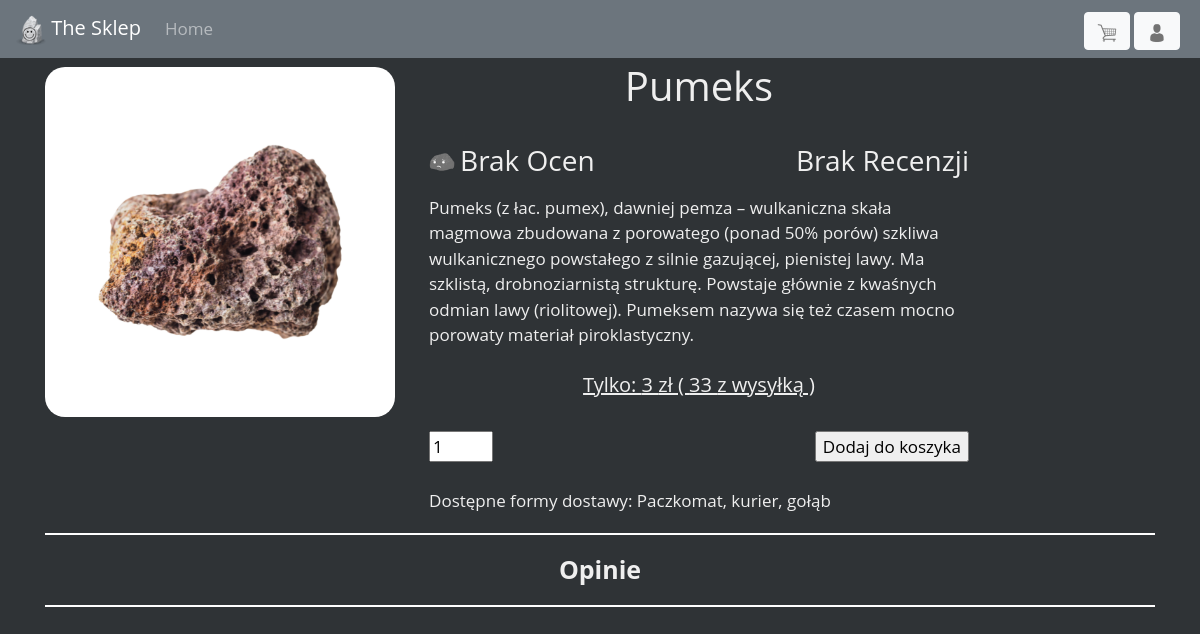
/szczegoly.php?id=2, run on the app's committed database.
### tables this page shows
CREATE TABLE `kamien` (
  `id` int(11) NOT NULL,
  `nazwa` varchar(50) NOT NULL,
  `cena` float NOT NULL,
  `opis_kr` varchar(200) NOT NULL,
  `opis_dl` text NOT NULL,
  `ilosc` int(11) NOT NULL
);

### szczegoly.php (the view, shortened to what this page needs)
<!doctype html>
<html lang="pl">
<head>
    <link rel="stylesheet" href="https://cdn.jsdelivr.net/npm/bootstrap@4.6.1/dist/css/bootstrap.min.css">
    <link rel="stylesheet" href="css/main.css">
</head>
<body>
<header>
    <nav class="navbar bg-secondary navbar-dark navbar-expand-xl">
        <a class="navbar-brand" href="index.php"><img src="grafiki/logo.png" width="30" height="30" alt="" class="logo">    The Sklep</a>
        <div class="collapse navbar-collapse" id="mainmenu">
            <ul class="navbar-nav">
                <li class="nav-item mr-3">
                    <a class="nav-link " href="index.php">Home</a>
                </li>
            </ul>
            <form class="mr-1 mt-1 ml-auto" method="POST" action="koszyk.php">
                <button class="btn btn-light" type="submit"><img src="grafiki/kup.png" alt="szukaj" width="20" height="20" title="Koszyk"></button>
            </form>
            <form  class="mr-1 mt-1" method="POST" action="pole_logowania.php">
                <button class="btn btn-light" type="submit" name="logowanie" id="loggowanie">
                    <?php
                    if(isset($_SESSION["logowanie"])){
                        echo '<img src="grafiki/logged.png" alt="szukaj" width="20" height="20">';
                    } else{
                        echo '<img src="grafiki/user.png" alt="szukaj" width="20" height="20">';
                    }
                    ?>
                </button>
            </form>
        </div>
    </nav>
</header>
<main>
    <div class="obrazy">
        <div class="container">
            <div class="row">
                <div class="col-sm-4 mr-1 mt-1">
                <?php
                $id = $_GET["id"];
                if(file_exists("grafiki/" . $id . ".png")==true){
                    echo "<img src='grafiki/" .  $id  . ".png' class='img-fluid' width='200' height='200' alt='zdjecie'></div>";
                } else{
                    echo "<img src='grafiki/brak.png' class='img-fluid' width='200' height='200' alt='zdjecie'></div>";
                }
                $baza = connection();
                $sql = "SELECT id, nazwa, cena, opis_kr, opis_dl, ilosc FROM kamien WHERE id=" . $id;
                $result = $baza->query($sql);
                if ($result->num_rows > 0) {
                    while ($roww = $result->fetch_assoc()) {
                        echo "<div class='col-sm-6 mr-1 mt-1'>";
                        echo "<h1 style='text-align: center'>". $roww["nazwa"] . "</h1><br>";
                        $sql = "SELECT AVG(ocena) FROM `opinie` WHERE kamien_id=" . $roww['id'];
                        $result = $baza->query($sql);
                        if ($result->num_rows > 0) {
                            while ($row = $result->fetch_assoc()) {
                                if(round($row["AVG(ocena)"], 1)<3){
                                    echo "<img src='grafiki/unlucky.png' style='width:26px; float: left' alt=''>";
                                } else{
                                    echo "<img src='grafiki/logged.png' style='width:26px; float: left' alt=''>";
                                }
                                echo "<h3 style='float: left; margin-left:5px'>";
                                if(round($row["AVG(ocena)"], 1)==0){
                                  echo "Brak Ocen";
                                } else {
                                    echo round($row["AVG(ocena)"], 1);
                                }
                            }
                        }
                        echo "</h3>";
                        $sql = "SELECT COUNT(id) FROM `opinie` WHERE kamien_id=" . $roww['id'];
                        $result = $baza->query($sql);
                        if ($result->num_rows > 0) {
                            while ($row = $result->fetch_assoc()) {
                                if($row["COUNT(id)"]==0){
                                    echo "<h3 style='float: right'>Brak Recenzji</h3><br><br>";
                                } else if($row["COUNT(id)"]<5){
                                    echo "<h3 style='float: right'>" . $row["COUNT(id)"];
                                    echo " Recenzje</h3><br><br>";
                                }else {
                                    echo "<h3 style='float: right'>" . $row["COUNT(id)"];
                                    echo " Recenzji</h3><br><br>";
                                }
                            }
                        }
                        echo $roww["opis_dl"] . "<br><br>";
                        echo '<div style="text-align: center"><u><h5>Tylko: ' . $roww["cena"] . ' zł ( '. $roww["cena"]+30 .' z wysyłką ) </h5></u></div><br>';
                        echo '<form action="dodaj_do_kosza.php?id=' . $roww['id'] . '" method="POST">';
                            echo '<input type="number" min="1" max="' . $roww['ilosc'] . '" value="1" name="ile">';
                            echo '<input type="submit" value="Dodaj do koszyka" style="float: right"><br><br>';
                        echo '</form>';
                        echo "<div>Dostępne formy dostawy: Paczkomat, kurier, gołąb</div>";
                        echo "</div><br><br>";
                        echo "<div class='col-sm-12 mr-1 mt-1'>";
                            echo "<hr style='border: 1px solid white'>";
                            echo "<div style='text-align: center; font-size: 25px'><b>Opinie</b>";
                            if(isset($_SESSION["login"]) && !empty($_SESSION["login"])){
                                echo "<form method='POST' action='dodaj_opinie.php?id=" . $id . "' style='float: right;'>";
                                echo "<input type='submit' value='Dodaj Opinie' style='color: #27291d'>" ;
                                echo "</form></div>" ;
                            } else{
                                echo "</div>";
                            }
                            echo "<hr style='border: 1px solid white'>";
                            $sql = "SELECT * FROM `opinie` JOIN `users` ON users_id=users.id WHERE kamien_id=" . $roww['id'];
                            $result = $baza->query($sql);
                        echo "</fieldset></div>";
                    }
                }
                ?>
            </div>
        </div>
    </div>
</main>
</body>
</html>

### css/main.css (style rules this page uses)
body { background-color: #2F3336; color: #efefef; font-family: 'Open Sans', sans-serif; font-size: 17px; }
.obrazy img { width: 500px; height: auto; border-radius: 20px; margin-bottom: 5px; margin-top:5px; }

### data on the page
kamien: nazwa "Pumeks", opis_dl "Pumeks (z łac. pumex), dawniej pemza – wulkaniczna skała magmowa zbudowana z porowatego (ponad 50% porów) szkliwa wulkanicznego powstałego z silnie gazującej, pienistej lawy. Ma szklistą, drobnoziarnistą strukturę. Powstaje głównie z kwaśnych odmian lawy (riolitowej). Pumeksem nazywa się też czasem mocno porowaty materiał piroklastyczny.", cena "3", $roww["cena"]+30 "33"
